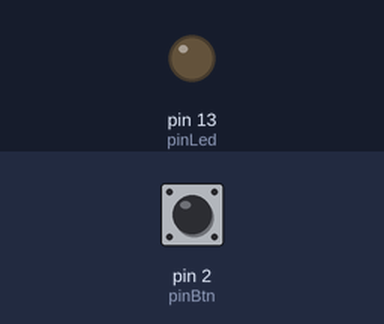
Recording of a sketch running on a simulated Arduino Uno, built with avr-gcc and run on an emulated ATmega328P. Shown: output pins drawn as LEDs (lit = HIGH). Inputs (shaded band) come from the test bench; at power-on: pin 2 (pinBtn) LOW.

Above: at 1.2 s.
1.3 s: pin 2 (pinBtn) pulled HIGH for 0.15 s
At 1.8 s:
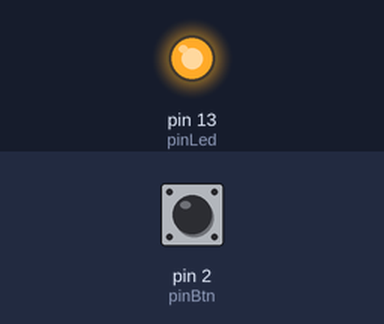
Timing chart, 0 to 4.3 s (numbered marks = the images above; inputs shaded):
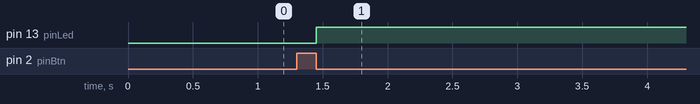

The sketch:

21022008_NguyenHuuTho_Tuan2_Bai6_a_.ino
```cpp
#define pinBtn 2
#define pinLed 13
unsigned long currentMillis, previousMillis = 0;
void setup() {
  Serial.begin(9600);
  pinMode(pinBtn, INPUT);
  pinMode(pinLed, OUTPUT);
  digitalWrite(pinLed, 0); // Tắt trước khi chạy lần đầu
}

void loop() {
  // boolean reading = digitalRead(pinBtn);
  // currentMillis = millis();   // Lấy thời gian hiện tại
  // buttonState = digitalRead(pinBtn);   // Đọc trạng thái của nút nhấn
  // Serial.println(buttonState);
  // if (buttonState == HIGH) {   // Nếu nút đang nhấn
  //   if (currentMillis - previousMillis >= 500) {   // So sánh thời gian hiện tại với thời gian trước đó
  //     digitalWrite(pinLed, HIGH);
  //     previousMillis = currentMillis;   // Cập nhật lại thời gian trước đó
  //     timeLed = currentMillis;
  //   }
  // }
  // else {
  //   if(currentMillis - timeLed >= 5000){
  //       digitalWrite(pinLed, HIGH);   // Bật LED
  //       timeLed = currentMillis;
  //   } else {
  //     digitalWrite(pinLed, LOW);   // Tắt LED
  //     previousMillis = 0;   // Reset thời gian trước đó
  //   }
  // }

  currentMillis = millis();
  if(digitalRead(pinBtn)){
    do {
      previousMillis= currentMillis;
    } while(digitalRead(pinBtn) && millis() - previousMillis <= 5000);
    digitalWrite(pinLed, HIGH);
    previousMillis = millis();
  }
  if(currentMillis-previousMillis>=5000 && digitalRead(pinBtn)){
    digitalWrite(pinLed, LOW);
    previousMillis = millis();
  }
}
```

Measured:
- after the input at 1.3 s, pin 13 (pinLed): LOW → HIGH after 0.15 s
